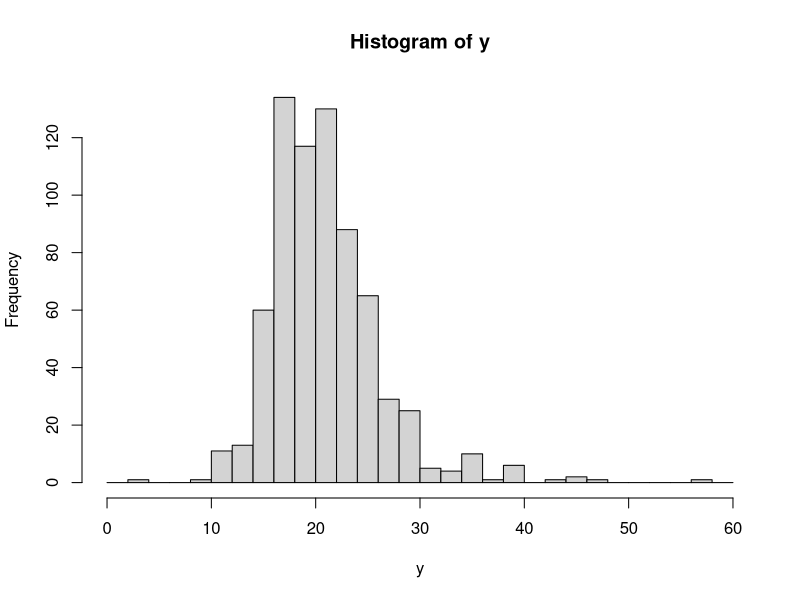
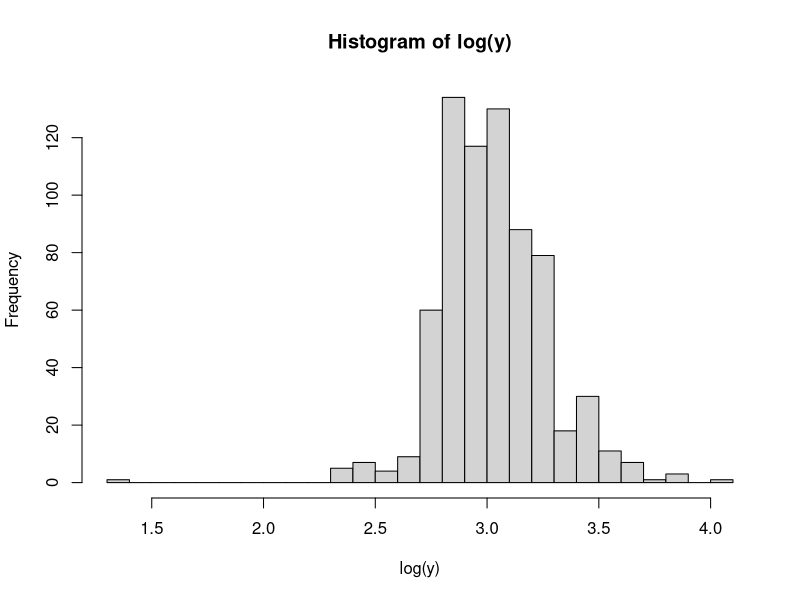
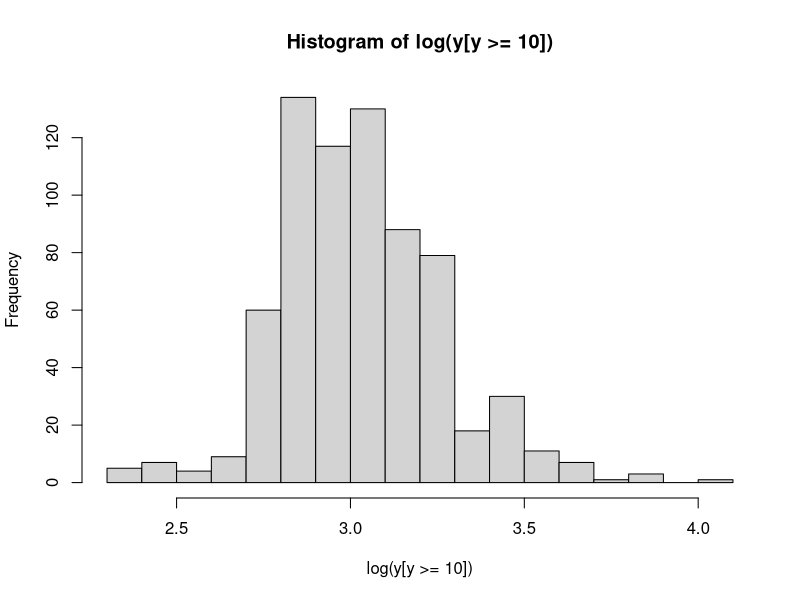
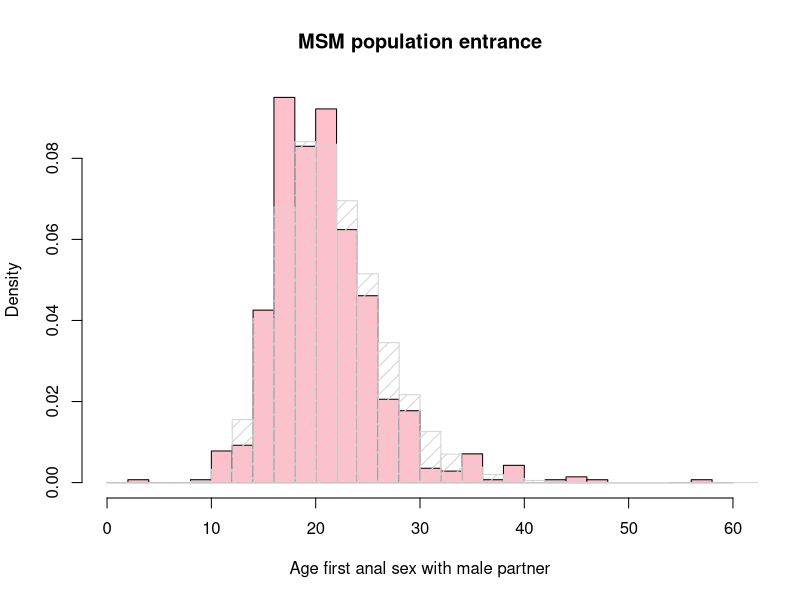
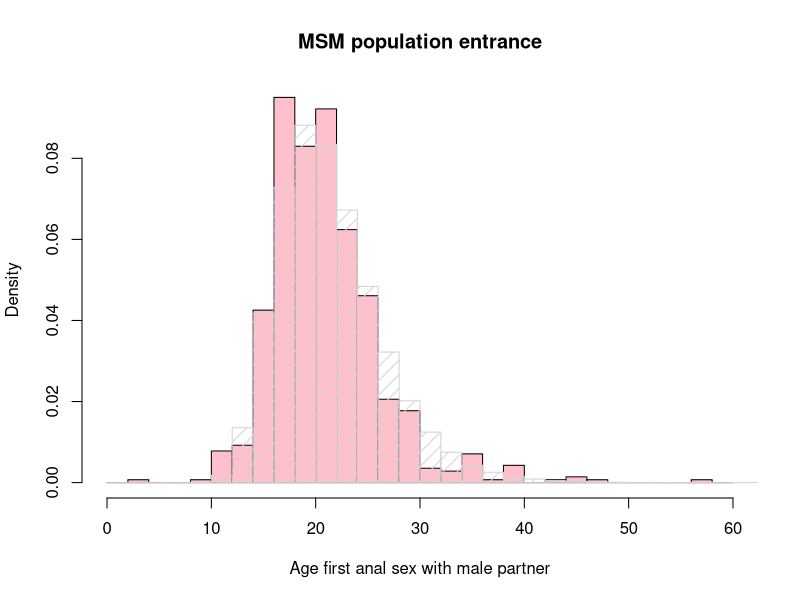
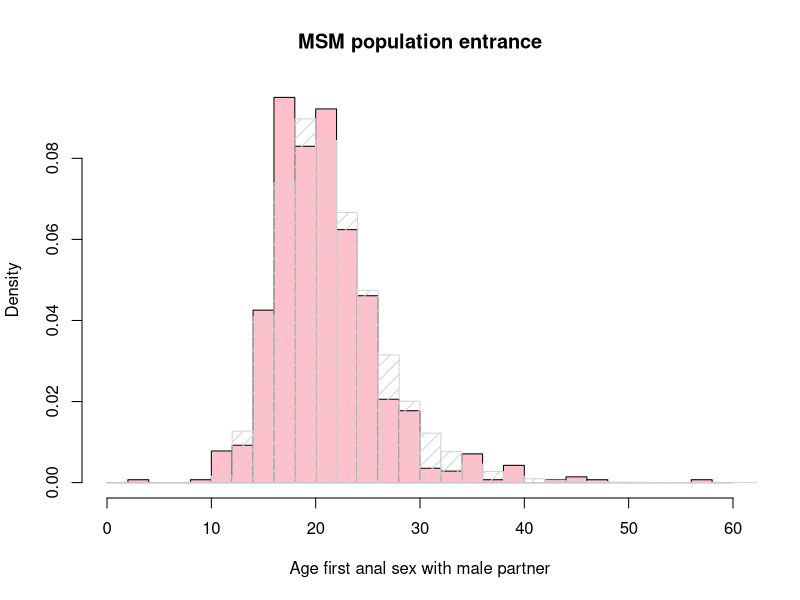

Here is the R script that generated these plots, in order:
library(MASS)
library(sn)

sexage <- read.csv("sexage.csv",header=T)
y <- sexage$agefasm[!is.na(sexage$agefasm)]
summary(y)

hist(y, freq=TRUE, breaks=c(0:30)*2)
# distribution skewed to the right, try log transformation
hist(log(y), freq=TRUE, breaks=30)
# consider sexual debut at 4 years to be an outlier
hist(log(y[y>=10]), freq=TRUE, breaks=20)

# binning data for goodness-of-fit test
y.cut <- cut(y, breaks=c(0,16,20,24,30,35,40,60))
table(y.cut)

##### first fit lognormal distribution to the data
lnorm.fit <- fitdistr(log(y[y>=10]), densfun="normal")
lnorm.logy <- rnorm(10^6, mean=lnorm.fit$estimate[1], sd=lnorm.fit$estimate[2])
lnorm.y <- exp(lnorm.logy)
hist(y, breaks=c(0:30)*2, freq=FALSE, col="pink",
 xlab="Age first anal sex with male partner", main="MSM population entrance")
hist(lnorm.y, breaks=c(0:50)*2, freq=FALSE, add=TRUE, dens=10)
# goodness-of-fit?
lnorm.cut <- cut(lnorm.y, breaks=c(0,16,20,24,30,35,40,max(lnorm.y)))
lnorm.exp <- table(lnorm.cut)*10^-6*length(y)
lnorm.X2 <- sum( (table(y.cut) - lnorm.exp)^2 / lnorm.exp )
lnorm.df <- length(lnorm.exp)-1-length(lnorm.fit$estimate)
1 - pchisq(lnorm.X2, lnorm.df)

##### consider lognormal distribution on a log scale
llnorm.fit <- fitdistr(log(y[y>=10]), densfun="lognormal")
llnorm.logy <- rlnorm(10^6, meanlog=llnorm.fit$estimate[1], sdlog=llnorm.fit$estimate[2])
llnorm.y <- exp(llnorm.logy)
hist(y, breaks=c(0:30)*2, freq=FALSE, col="pink",
 xlab="Age first anal sex with male partner", main="MSM population entrance")
hist(llnorm.y, breaks=c(0:50)*2, freq=FALSE, add=TRUE, dens=10)
# goodness-of-fit?
llnorm.cut <- cut(llnorm.y, breaks=c(0,16,20,24,30,35,40,max(llnorm.y)))
llnorm.exp <- table(llnorm.cut)*10^-6*length(y)
llnorm.X2 <- sum( (table(y.cut) - llnorm.exp)^2 / llnorm.exp )
llnorm.df <- length(llnorm.exp)-1-length(llnorm.fit$estimate)
1 - pchisq(llnorm.X2, llnorm.df)

##### try skew-normal distribution on a log scale
x <- rep(1, length(y[y>=10]))
slnorm.fit <- selm.fit(as.matrix(x), log(y[y>=10]))$param
slnorm.logy <- rsn(10^6, xi=slnorm.fit$dp[1], omega=slnorm.fit$dp[2], alpha=slnorm.fit$dp[3])
slnorm.y <- exp(slnorm.logy)
hist(y, breaks=c(0:30)*2, freq=FALSE, col="pink",
 xlab="Age first anal sex with male partner", main="MSM population entrance")
hist(slnorm.y, breaks=c(0:50)*2, freq=FALSE, add=TRUE, dens=10)
# goodness-of-fit?
slnorm.cut <- cut(slnorm.y, breaks=c(0,16,20,24,30,35,40,max(slnorm.y)))
slnorm.exp <- table(slnorm.cut)*10^-6*length(y)
slnorm.X2 <- sum( (table(y.cut) - slnorm.exp)^2 / slnorm.exp )
slnorm.df <- length(slnorm.exp)-1-length(slnorm.fit$estimate)
1 - pchisq(slnorm.X2, slnorm.df)
